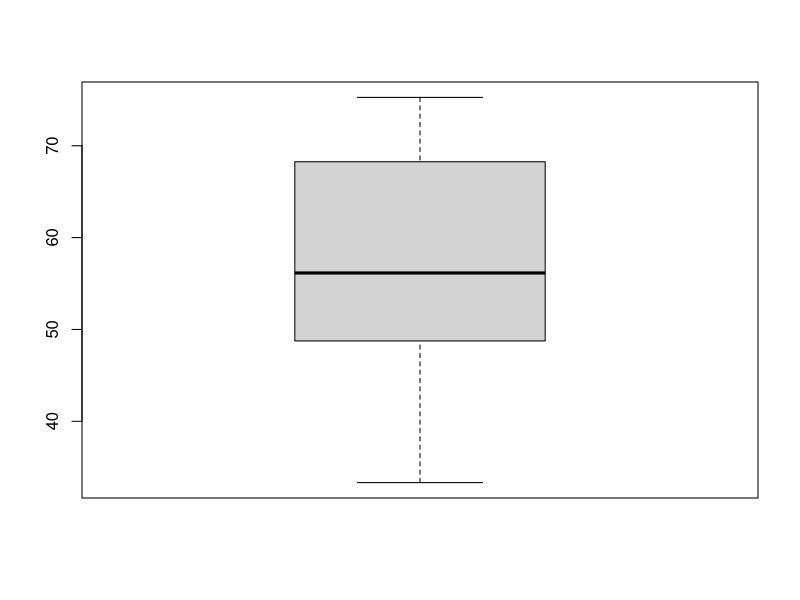
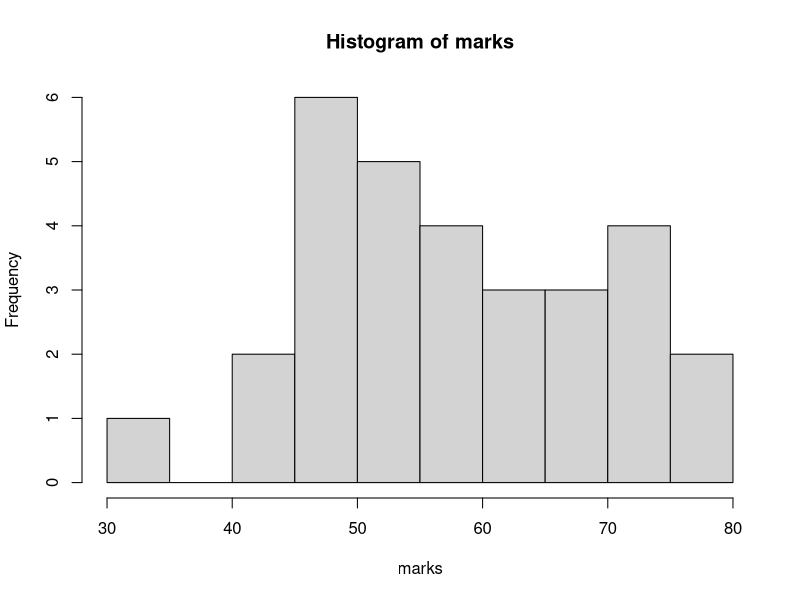
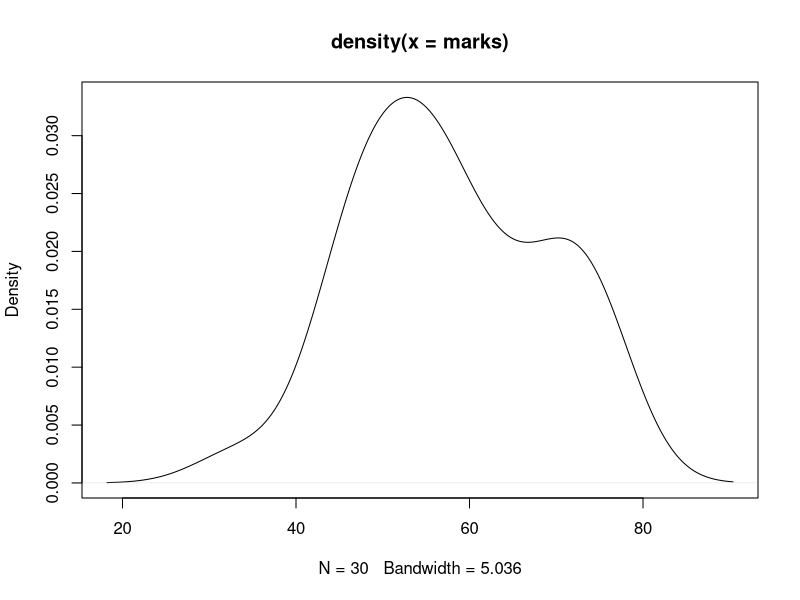
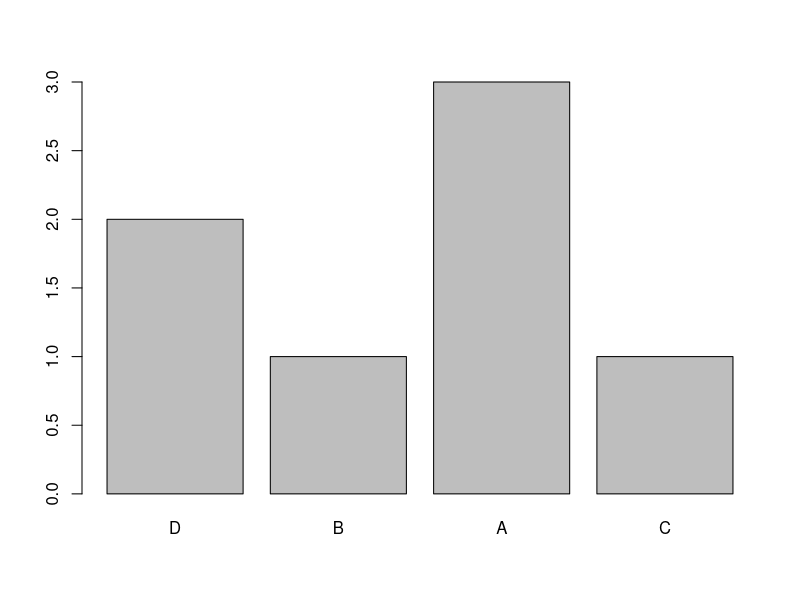
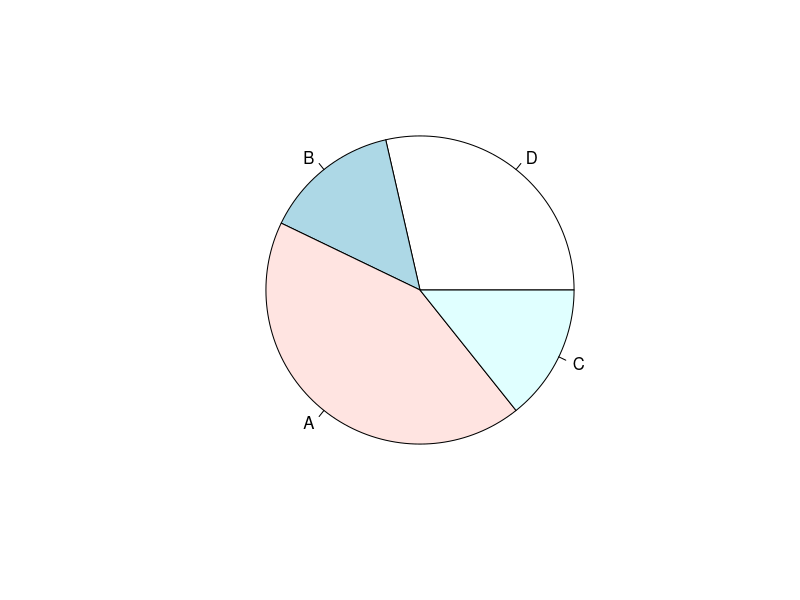

Here is the R script that generated these plots, in order: (Note: this script raises an error after producing the figures.)
#vector----
a<-1:10
a
x=c(1,2,3)
x1=1:1000000
length(x1)
x2=seq(10,100,2)
x2
?seq
x3=seq(from=10,to=100,by=4)
x3

#numeric vector----
(marks=rnorm(30,mean=60,sd=10))
mean(marks)
median(marks)
mode(marks) #no mode
sd(marks)
var(marks)

summary(marks)
boxplot(marks)
length(marks)
range(marks)
str(marks)
class(marks)

hist(marks)
plot(density(marks))

#character vector----

(names=c('Ram','Shyam','Robin'))
length(names)
mean(names) #not possible
class(names)
summary(names)


gender=c('M','F','M')
summary(gender)
genderF=factor(gender) #categorical data conversioon
summary(genderF)


(grades=c('A','B','C','D','A','D','A'))
gradesF=factor(grades,ordered=T)
summary(gradesF)
gradesF


gradesF1=factor(grades,ordered=T,levels=c('D','B','A','C'))
summary(gradesF1)
gradesF1
table(gradesF1)
table(gender)

barplot(table(gradesF1))
pie(table(gradesF1))
median(gradesF1)


#logical vector----
(married = c(T,F,T,F,T,F))
#married
table(married)
summary(married)
class(married)
sum(married) #True means 1 False means 0

#subset of marks
marks
trunc(marks);round(marks);floor(marks);ceiling(marks)
(marks1=trunc(marks))
marks1[1]
marks1[18]
marks1[1:5]
(marks1[-2])
marks1[c(1,5,10,30)]
mean(marks1[c(1,5,10,30)])

(marks1[marks1>60])
marks1>60
length(marks1[marks1>60 & marks<75])

set.seed(1234)
gender2 = sample(c('M','F'),size=100000,replace=T,prob=c(0.3,0.7))
#gender2
table(gender2)
prop.table(table(gender2))







